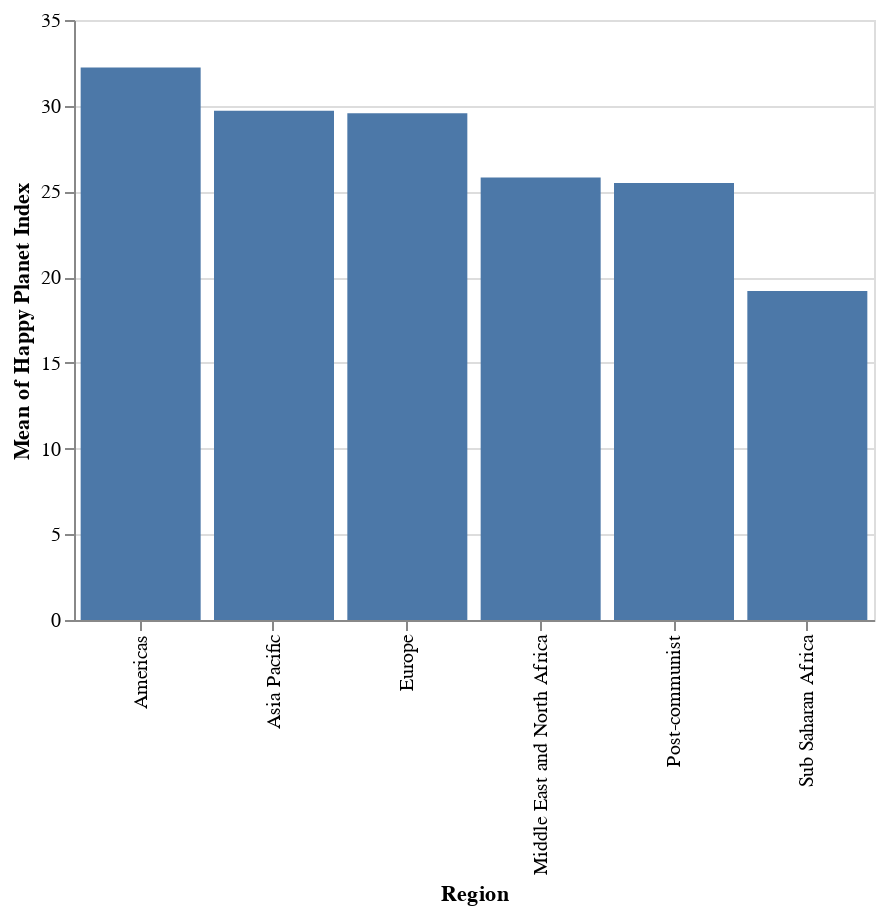

The code cell stored with this chart in its notebook:
### Code cell
alt.Chart(hpi_df).mark_bar().encode(
x='Region:N',
y='mean(Happy Planet Index):Q',
)

### Figure 1 — Vega-Lite specification as saved in the notebook (floating-point values rounded to 4 significant figures; data arrays with more than 128 entries replaced by an {"elided": "..."} marker saying what was removed)
{"$schema": "https://vega.github.io/schema/vega-lite/v3.4.0.json", "config": {"mark": {"tooltip": null}, "view": {"height": 300, "width": 400}}, "data": {"name": "data-06c1dbec64553b487ce4599ce4c93c9b"}, "datasets": {"data-06c1dbec64553b487ce4599ce4c93c9b": {"elided": "140 records"}}, "encoding": {"x": {"field": "Region", "type": "nominal"}, "y": {"aggregate": "mean", "field": "Happy Planet Index", "type": "quantitative"}}, "mark": "bar"}
